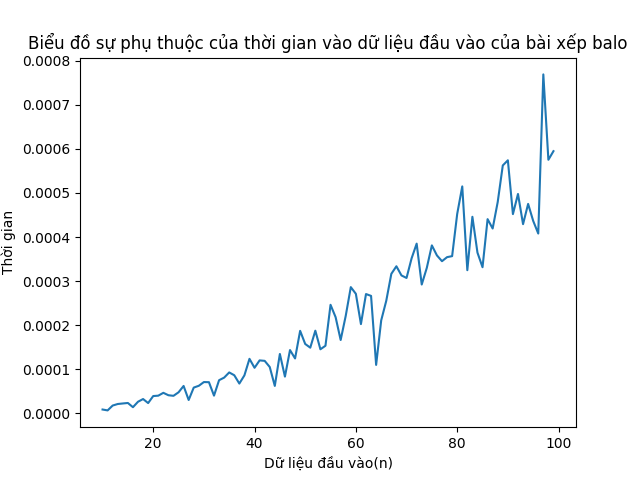

Python code for this plot:
import random
import matplotlib.pyplot as plt
import numpy as np
import timeit
# size = random.randint(10, 15)
# print("size: ", size)
# weight = [0.5, 0.7, 1.1 ,1.6, 1.7, 2]
# value = [0 for i in range(len(weight))]
# for i in range(0, len(weight)):
#     value[i] = random.randint(10, 1000)
# print("weight: ", weight)
# print("value: ", value)

def knapknap(weight, size, value, condition):
    K = []
    arr = []
    for i in range(0, len(weight)):
        K.append(value[i] / weight[i])
    while condition < size and max(K) != 0:
        if (condition + weight[K.index(max(K))] > size):
            K[K.index(max(K))] = 0
        else :
            condition = condition + weight[K.index(max(K))]
            arr.append(weight[K.index(max(K))])
    return condition, arr
# print(knapknap(weight, size, value, 0))


data = np.arange(10, 100)
time = []
for n in data:
  value = [random.randint(10,1000) for i in range(n)]
  weight = [random.randint(1,10) for i in range(n)]
  t = timeit.timeit(lambda: knapknap(weight, n, value, 0), number = 10) / 10
  time.append(t)
# Vẽ biểu đồ sự phụ thuộc của thời gian vào dữ liệu đầu vào bằng cách sử dụng thư viện matplotlib
plt.plot(data, time)
plt.xlabel("Dữ liệu đầu vào(n)")
plt.ylabel("Thời gian")
plt.title("Biểu đồ sự phụ thuộc của thời gian vào dữ liệu đầu vào của bài xếp balo")
plt.show()
